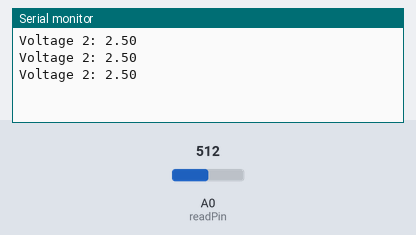
Simulated run of this sketch. Board: Arduino Uno, built with avr-gcc and run on an emulated ATmega328P. Parts: the last lines printed to the serial monitor. The inputs (shaded band) are chosen by the test bench; at power-on: A0 (readPin) = 512.

Above: at 1.3 s.
1.4 s: A0 (readPin) set to 716
At 1.9 s:
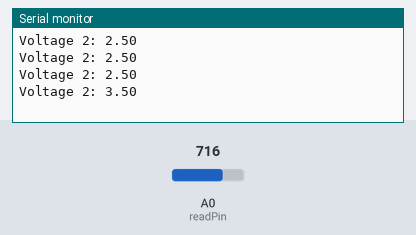
2.9 s: A0 (readPin) set to 900
At 3.4 s:
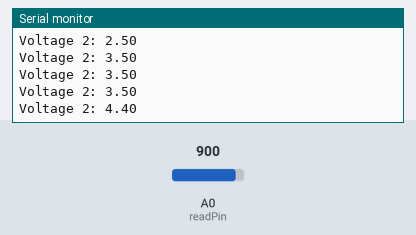
Timing chart, 0 to 5.9 s (numbered marks = the images above; inputs shaded):
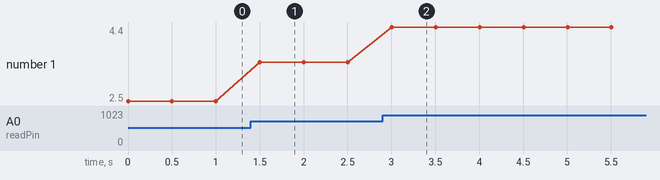

Measured:
- after the input at 1.4 s, the serial monitor: prints a new line after 0.10 s (image 1)
- after the input at 2.9 s, the serial monitor: prints a new line after 0.10 s (image 2)
- plotted number 1: 2.5 → 3.5 after the input at 1.4 s, 3.5 → 4.4 after the input at 2.9 s

The sketch:

AnalogRead.ino
```cpp
// (licence header left out)
const int readPin = A0;
int V2 = 0;

float convertToVoltage(int readValue) {
  return (5./1023.)*(float)readValue;
}

void setup() {
  pinMode(readPin, INPUT);

  Serial.begin(9600);
}

void loop() {
  V2 = analogRead(readPin);

  Serial.print("Voltage 2: ");
  Serial.println(convertToVoltage(V2));

  delay(500);
}
```
